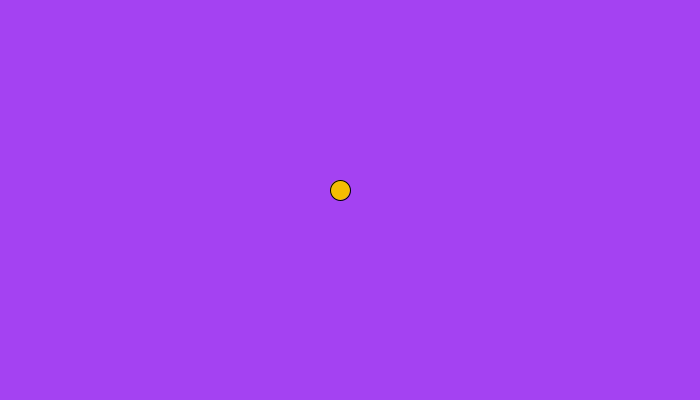
Frame 1 (no input)
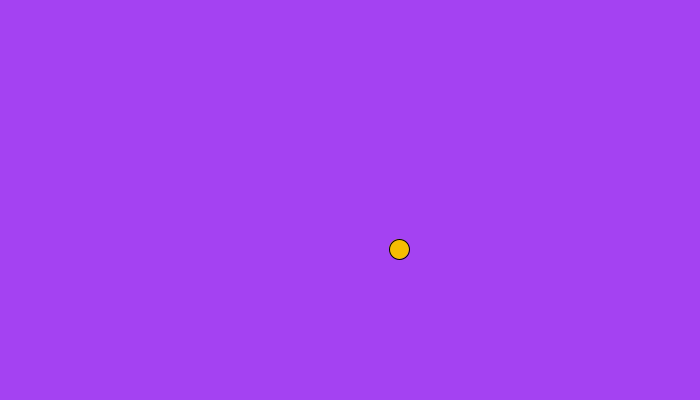
Frame 60 (the mouse pressed at the canvas centre just before this capture)
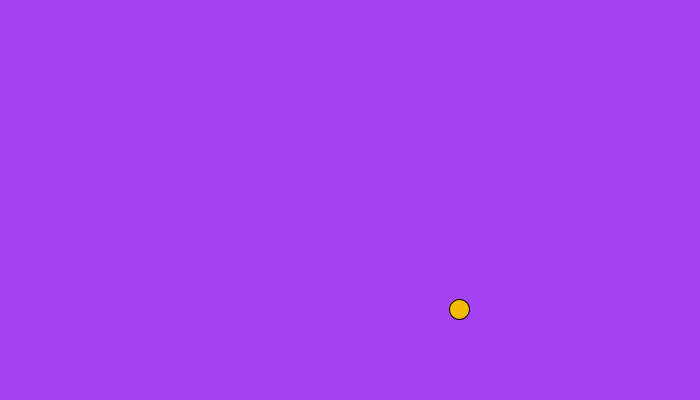
Frame 120 (the mouse held since frame 60 and released just before this capture)

The Processing sketch that drew these frames (run headless with seeded random() and noise(); from frame 60 on, the mouse is pressed at the canvas centre):

// Processing sketch: ConstructorEncapsulated
// ── ConstructorEncapsulated.pde
//Global Variables and objects
Ball firstBall; //Both halfs of Constructor
color backgroundColor;
//
void setup() {
  size( 700, 400 );//width and height of canvas //fullscreen(); = size(displayWidth, displayHeight);
  /*ScreenSizeChecker(); //for landscape, portrait or square veiw 
  Automatically adjusts for screen rotaction or change*/
  firstBall = new Ball();
  backgroundColor = color(int(random(0, 255)), int(random(0,255)), int(random(0,255)));
}//end setup
//
void draw() {
  background(backgroundColor);
  firstBall.ballDraw();
  firstBall.animatingMovement();
}//end draw
//
void keyPressed() {}//end keyPressed
//
void mousePressed() {}//end mousepressed
//end ConstructorEncapsulated

// ── pongBall.pde
class Ball {
  //Global Variables
  float ballX, ballY, ballDiameter;
  float xVelocity, yVelocity;
  int xDircetion, YDirection;
  color ballColor;
  //Constructor
  Ball() {
    //This is "Ball myBall"
    int startX = (width/2);//middle of canvas
    int startY = (height/2);//middle of canvas
    int referentMeasures = (width<height) ? (width):(height) ; //ternary Operator
    //object variables //this is "new Ball()"
    ballDiameter = referentMeasures/20;
    ballX = startX-((ballDiameter)/2);
    ballY = startY-((ballDiameter)/2);
    ballColor = color(245, 189, 2); //RGB color
    xVelocity = width/(width);//speed of ball
    yVelocity = height/(height);//speed of ball
  }//end Ball hard coded constructor
  void animatingMovement() {
    ballX += (xVelocity);
    ballY += (yVelocity);
  }//end animatingMovement
  void bounce() {
    
  }//end bounce
  void ballDraw() {
    fill(ballColor);
    ellipse( ballX, ballY, ballDiameter, ballDiameter );
  }//end draw for ball constructor
}//end Ball
//end pongBall
